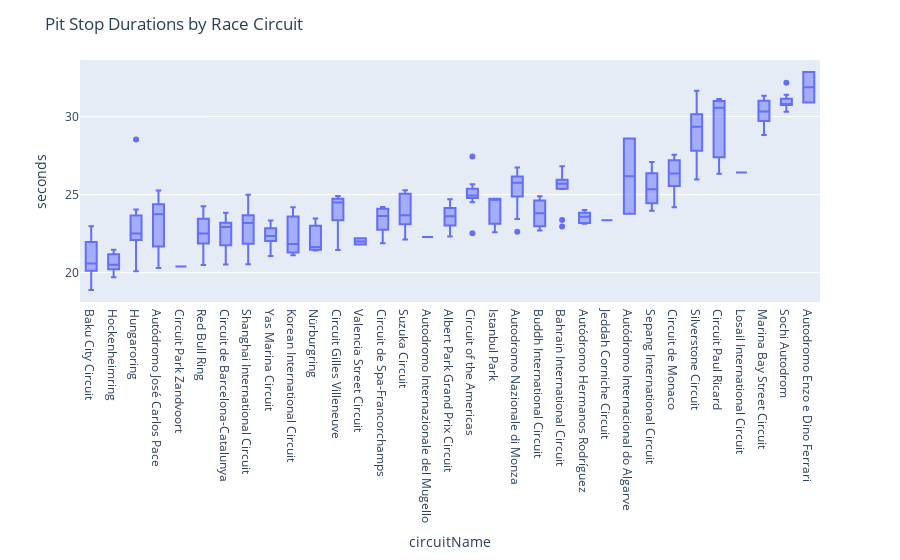

The notebook cell this image was saved under:
### Markdown cell above
## Is there a relationship between pit stop durations and race circuit?

Main Observations:
* Race circuits appear to have a more significant impact on overall pit duration
* Race circuits appear to have an impact on total pit time over the course of the race
* Some circuits have larger variances, but on average the variance from track to track appear to be fairly consistent

### Code cell
fig = px.box(newPitStops[newPitStops['seconds']<50].groupby(by=['raceId','raceName','circuitName']).mean(numeric_only=True).reset_index().sort_values(by='seconds',ascending=True),
                 x='circuitName',
                 y='seconds',
                )
fig.update_layout(
    title_text='Pit Stop Durations by Race Circuit',
)
fig.show()

### Figure 1 — Plotly figure (JSON) as saved in the notebook; plotly's stock layout.template omitted (floating-point values rounded to 4 significant figures; data arrays with more than 128 entries replaced by an {"elided": "..."} marker saying what was removed)
{"data": [{"alignmentgroup": "True", "hovertemplate": "circuitName=%{x}<br>seconds=%{y}<extra></extra>", "legendgroup": "", "marker": {"color": "#636efa"}, "name": "", "notched": false, "offsetgroup": "", "orientation": "v", "showlegend": false, "type": "box", "x": {"elided": "218 str values"}, "x0": " ", "xaxis": "x", "y": {"elided": "218 float values"}, "y0": " ", "yaxis": "y"}], "layout": {"boxmode": "group", "legend": {"tracegroupgap": 0}, "margin": {"t": 60}, "title": {"text": "Pit Stop Durations by Race Circuit"}, "xaxis": {"anchor": "y", "domain": [0, 1], "title": {"text": "circuitName"}}, "yaxis": {"anchor": "x", "domain": [0, 1], "title": {"text": "seconds"}}}}
